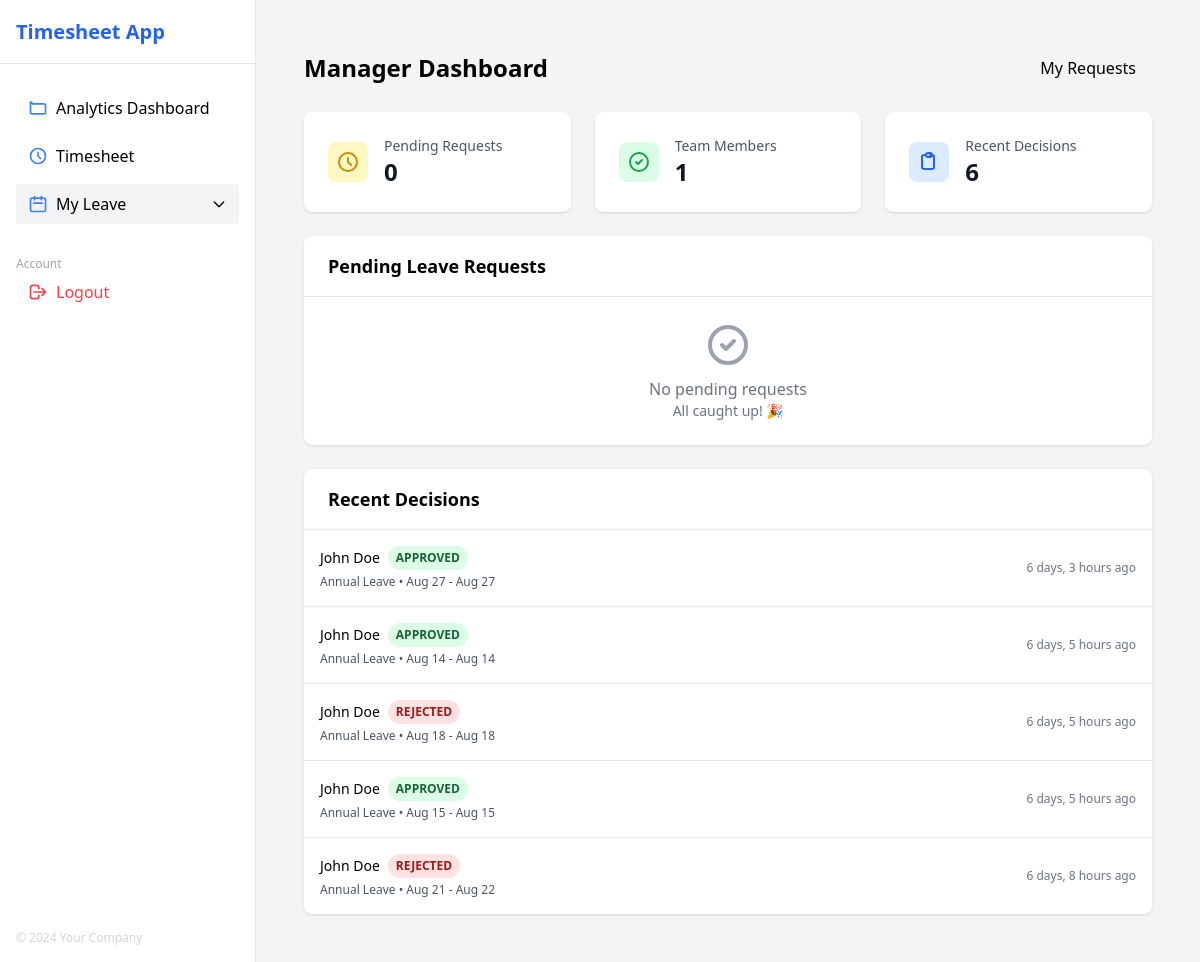
Page /leave_request/manager/ (signed in) on the committed database.
### timesheet/models.py (models this page shows, shortened)
class User(AbstractUser):
    employee_id = models.CharField(
        max_length=20, unique=True, help_text="Company-assigned employee id."
    )
    manager = models.ForeignKey(
        "self",
        on_delete=models.SET_NULL,
        null=True,
        blank=True,
        related_name="direct_reports",
    )

class LeaveRequest(models.Model):
    STATUS_CHOICES = [
        ("PENDING", "PENDING"),
        ("APPROVED", "APPROVED"),
        ("REJECTED", "REJECTED"),
        ("CANCELLED", "Cancelled"),
    ]
    user = models.ForeignKey(
        settings.AUTH_USER_MODEL,
        on_delete=models.CASCADE,
        related_name="leave_requests",
    )
    leave_type = models.ForeignKey(LeaveType, on_delete=models.CASCADE)
    start_date = models.DateField()
    end_date = models.DateField()
    total_days = models.DecimalField(max_digits=6, decimal_places=1)
    comments = models.TextField(
        blank=True, help_text="Optional comments to add when requesting leave"
    )
    status = models.CharField(max_length=10, choices=STATUS_CHOICES, default="PENDING")
    approved_by = models.ForeignKey(
        settings.AUTH_USER_MODEL,
        on_delete=models.SET_NULL,
        null=True,
        blank=True,
        related_name="approved_leave_requests",
    )
    approved_at = models.DateTimeField(null=True, blank=True)
    rejection_reason = models.TextField(blank=True)
    created = models.DateTimeField(auto_now_add=True)
    updated = models.DateTimeField(auto_now=True)
    class Meta:
        ordering = ["-created"]
        verbose_name = "Leave Request"

class LeaveType(models.Model):
    name = models.CharField(max_length=50, unique=True)
    code = models.CharField(max_length=50, unique=True)
    description = models.TextField(blank=True)
    requires_approval = models.BooleanField(default=True)
    active = models.BooleanField(default=True)
    class Meta:
        ordering = ["name"]

### timesheet/views.py (the view)
# urls.py: path("leave_request/manager/", views.manager_dashboard, name="manager_dashboard"),
@login_required
def manager_dashboard(request):
    if not request.user.direct_reports.exists():
        messages.error(
            request, "You don't have permission to access the manager dashboard."
        )
        return redirect("timesheet:my_requests")
    pending_requests = (
        LeaveRequest.objects.filter(user__manager=request.user, status="PENDING")
        .select_related("user", "leave_type")
        .order_by("created")
    )
    recent_decisions = (
        LeaveRequest.objects.filter(
            approved_by=request.user, status__in=["APPROVED", "REJECTED"]
        )
        .select_related("user", "leave_type")
        .order_by("-approved_at")[:10]
    )
    return render(
        request,
        "leave_request/manager_dashboard.html",
        {"pending_requests": pending_requests, "recent_decisions": recent_decisions},
    )

### timesheet/templatetags/timesheet_extras.py (called while the page is built)
@register.simple_tag
def get_pending_requests_count(user):
    if not user.direct_reports.exists():
        return 0
    from timesheet.models import LeaveRequest
    return LeaveRequest.objects.filter(user__manager=user, status="PENDING").count()

### templates/leave_request/manager_dashboard.html (shortened to what this page needs)
{% extends "base.html" %}
{% block content %}
<div class="p-6">
  <div class="flex items-center justify-between mb-6">
    <h1 class="text-2xl font-bold">Manager Dashboard</h1>
    <div class="flex space-x-2">
      <a href="{% url 'timesheet:my_requests' %}" class="px-4 py-2 bg-gray-100 rounded hover:bg-gray-200">
        My Requests
      </a>
    </div>
  </div>
  <div class="grid grid-cols-1 md:grid-cols-3 gap-6 mb-6">
    <div class="bg-white shadow rounded-lg p-6">
      <div class="flex items-center">
        <div class="p-2 bg-yellow-100 rounded-lg">
          <svg class="w-6 h-6 text-yellow-600" fill="none" stroke="currentColor" viewBox="0 0 24 24">
            <path stroke-linecap="round" stroke-linejoin="round" stroke-width="2" d="M12 8v4l3 3m6-3a9 9 0 11-18 0 9 9 0 0118 0z"></path>
          </svg>
        </div>
        <div class="ml-4">
          <p class="text-sm font-medium text-gray-600">Pending Requests</p>
          <p class="text-2xl font-bold text-gray-900" id="pending-count">{{ pending_requests.count }}</p>
        </div>
      </div>
    </div>
    <div class="bg-white shadow rounded-lg p-6">
      <div class="flex items-center">
        <div class="p-2 bg-green-100 rounded-lg">
          <svg class="w-6 h-6 text-green-600" fill="none" stroke="currentColor" viewBox="0 0 24 24">
            <path stroke-linecap="round" stroke-linejoin="round" stroke-width="2" d="M9 12l2 2 4-4m6 2a9 9 0 11-18 0 9 9 0 0118 0z"></path>
          </svg>
        </div>
        <div class="ml-4">
          <p class="text-sm font-medium text-gray-600">Team Members</p>
          <p class="text-2xl font-bold text-gray-900">{{ user.direct_reports.count }}</p>
        </div>
      </div>
    </div>
    <div class="bg-white shadow rounded-lg p-6">
      <div class="flex items-center">
        <div class="p-2 bg-blue-100 rounded-lg">
          <svg class="w-6 h-6 text-blue-600" fill="none" stroke="currentColor" viewBox="0 0 24 24">
            <path stroke-linecap="round" stroke-linejoin="round" stroke-width="2" d="M9 5H7a2 2 0 00-2 2v10a2 2 0 002 2h8a2 2 0 002-2V7a2 2 0 00-2-2h-2M9 5a2 2 0 002 2h2a2 2 0 002-2M9 5a2 2 0 012-2h2a2 2 0 012 2"></path>
          </svg>
        </div>
        <div class="ml-4">
          <p class="text-sm font-medium text-gray-600">Recent Decisions</p>
          <p class="text-2xl font-bold text-gray-900">{{ recent_decisions.count }}</p>
        </div>
      </div>
    </div>
  </div>
  <div class="grid grid-cols-1 xl:grid-cols-2 gap-6">
    <div class="bg-white shadow rounded-lg" id="pending-requests-container">
      <div class="px-6 py-4 border-b border-gray-200">
        <h2 class="text-lg font-semibold">Pending Leave Requests</h2>
      </div>
      <div id="pending-requests-list">
        {% if pending_requests %}
          <div class="divide-y divide-gray-200">
            {% for request in pending_requests %}
              <div class="p-6 request-row" id="request-{{ request.id }}">
                <div class="flex items-start justify-between">
                  <div class="flex-1">
                    <div class="flex items-center space-x-2">
                      <h3 class="text-sm font-medium text-gray-900">
                        {{ request.user.get_full_name }}
                      </h3>
                      <span class="text-xs text-gray-500">({{ request.user.employee_id }})</span>
                    </div>
                    <div class="mt-1 text-sm text-gray-600">
                      <span class="font-medium">{{ request.leave_type.name }}</span>
                      • {{ request.start_date|date:"M j" }} - {{ request.end_date|date:"M j, Y" }}
                      • {{ request.total_days }} days
                    </div>
                    {% if request.comments %}
                      <p class="mt-2 text-sm text-gray-600">
                        <strong>Comments:</strong> {{ request.comments }}
                      </p>
                    {% endif %}
                    <p class="mt-1 text-xs text-gray-500">
                      Submitted {{ request.created|timesince }} ago
                    </p>
                  </div>
                  <div class="ml-4 flex-shrink-0">
                    <div class="flex space-x-2" id="buttons-{{ request.id }}">
                      <form
                        hx-post="{% url 'timesheet:approve_reject' request.id %}"
                        hx-target="#request-{{ request.id }}"
                        hx-swap="delete"
                        hx-confirm="Approve this leave request?"
                        class="inline"
                      >
                        {% csrf_token %}
                        <input type="hidden" name="action" value="approve">
                        <button
                          type="submit"
                          class="px-3 py-1 bg-green-600 text-white text-xs rounded hover:bg-green-700 transition-colors"
                        >
                          Approve
                        </button>
                      </form>
                      <button
                        class="px-3 py-1 bg-red-600 text-white text-xs rounded hover:bg-red-700 transition-colors"
                        onclick="showRejectForm({{ request.id }})"
                      >
                        Reject
                      </button>
                    </div>
                    <div id="reject-form-{{ request.id }}" class="hidden mt-2">
                      <form
                        hx-post="{% url 'timesheet:approve_reject' request.id %}"
                        hx-target="#request-{{ request.id }}"
                        hx-swap="delete"
                        class="space-y-2"
                      >
                        {% csrf_token %}
                        <input type="hidden" name="action" value="reject">
                        <textarea
                          name="rejection_reason"
                          placeholder="Reason for rejection..."
                          class="w-full text-xs border rounded px-2 py-1 focus:outline-none focus:ring-2 focus:ring-red-500"
                          rows="2"
                          required
                        ></textarea>
                        <div class="flex space-x-1">
                          <button
                            type="submit"
                            class="px-2 py-1 bg-red-600 text-white text-xs rounded hover:bg-red-700 transition-colors"
                          >
                            Confirm Reject
                          </button>
                          <button
                            type="button"
                            onclick="hideRejectForm({{ request.id }})"
                            class="px-2 py-1 border text-xs rounded hover:bg-gray-50 transition-colors"
                          >
                            Cancel
                          </button>
                        </div>
                      </form>
                    </div>
                  </div>
                </div>
              </div>
            {% endfor %}
          </div>
        {% else %}
          <div class="p-6 text-center text-gray-500">
            <svg class="mx-auto h-12 w-12 text-gray-400" fill="none" stroke="currentColor" viewBox="0 0 24 24">
              <path stroke-linecap="round" stroke-linejoin="round" stroke-width="2" d="M9 12l2 2 4-4m6 2a9 9 0 11-18 0 9 9 0 0118 0z"></path>
            </svg>
            <p class="mt-2">No pending requests</p>
            <p class="text-sm">All caught up! 🎉</p>
          </div>
        {% endif %}
      </div>
    </div>
    <div class="bg-white shadow rounded-lg">
      <div class="px-6 py-4 border-b border-gray-200">
        <h2 class="text-lg font-semibold">Recent Decisions</h2>
      </div>
      {% if recent_decisions %}
        <div class="divide-y divide-gray-200 max-h-96 overflow-y-auto">
          {% for request in recent_decisions %}
            <div class="p-4">
              <div class="flex items-center justify-between">
                <div>
                  <div class="flex items-center space-x-2">
                    <span class="text-sm font-medium">{{ request.user.get_full_name }}</span>
                    <span class="inline-flex px-2 py-1 text-xs font-semibold rounded-full
                                 {% if request.status == 'APPROVED' %}bg-green-100 text-green-800
                                 {% else %}bg-red-100 text-red-800{% endif %}">
                      {{ request.get_status_display }}
                    </span>
                  </div>
                  <div class="text-xs text-gray-600 mt-1">
                    {{ request.leave_type.name }} • {{ request.start_date|date:"M j" }} - {{ request.end_date|date:"M j" }}
                  </div>
                </div>
                <div class="text-xs text-gray-500">
                  {{ request.approved_at|timesince }} ago
                </div>
              </div>
            </div>
          {% endfor %}
        </div>
      {% else %}
        <div class="p-6 text-center text-gray-500">
          <p>No recent decisions</p>
        </div>
      {% endif %}
    </div>
  </div>
</div>
{% endblock %}

### rows in the picture
User: direct_reports.count "1"
LeaveRequest: user.get_full_name "John Doe", status "APPROVED", leave_type.name "Annual Leave", start_date "Aug 27", end_date "Aug 27", approved_at "6 days, 3 hours"
LeaveRequest: user.get_full_name "John Doe", status "APPROVED", leave_type.name "Annual Leave", start_date "Aug 14", end_date "Aug 14", approved_at "6 days, 5 hours"
LeaveRequest: user.get_full_name "John Doe", status "REJECTED", leave_type.name "Annual Leave", start_date "Aug 18", end_date "Aug 18", approved_at "6 days, 5 hours"
LeaveRequest: user.get_full_name "John Doe", status "APPROVED", leave_type.name "Annual Leave", start_date "Aug 15", end_date "Aug 15", approved_at "6 days, 5 hours"
LeaveRequest: user.get_full_name "John Doe", status "REJECTED", leave_type.name "Annual Leave", start_date "Aug 21", end_date "Aug 22", approved_at "6 days, 8 hours"

### other values in the picture
{{ pending_requests.count }} "0"
{{ recent_decisions.count }} "6"
